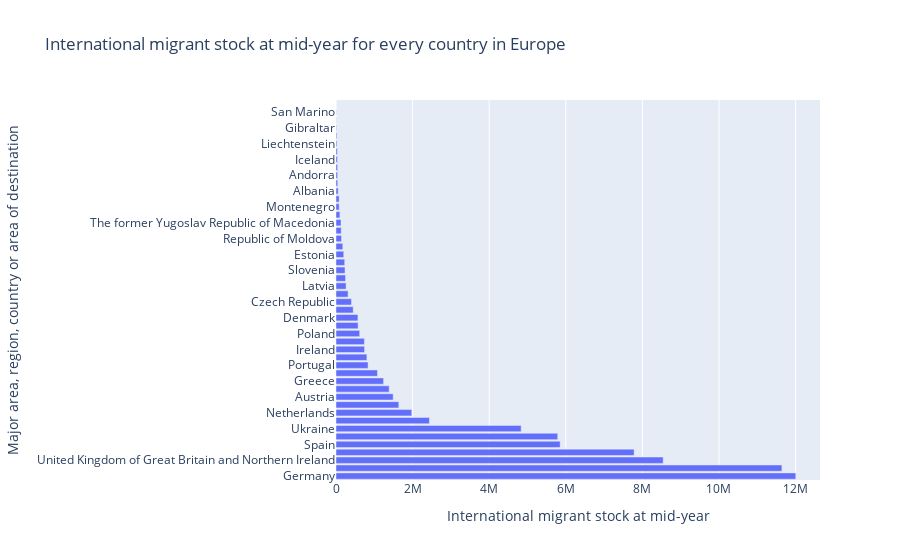

Notebook cell for this chart:
### Code cell
## Europe -- barplot between gender
plt1 = plotTable[plotTable["Year"] == 2015]
plt1 = plt1[plt1["Gender"] == "both"]
plt2 = plt1.loc["Europe" : "Latin America and the Caribbean"].drop(labels=["Europe","Eastern Europe","Northern Europe","Southern Europe","Western Europe","Latin America and the Caribbean"])
plt2.reset_index(inplace=True)
plt2 = plt2.sort_values(["International migrant stock at mid-year"],ascending=False)
fig = px.bar(plt2, x="International migrant stock at mid-year", y="Major area, region, country or area of destination", orientation='h',title="International migrant stock at mid-year for every country in Europe")
fig.show()

### Figure 1 — Plotly figure (JSON) as saved in the notebook; plotly's stock layout.template omitted (floating-point values rounded to 4 significant figures)
{"data": [{"alignmentgroup": "True", "hovertemplate": "International migrant stock at mid-year=%{x}<br>Major area, region, country or area of destination=%{y}<extra></extra>", "legendgroup": "", "marker": {"color": "#636efa", "pattern": {"shape": ""}}, "name": "", "offsetgroup": "", "orientation": "h", "showlegend": false, "textposition": "auto", "type": "bar", "x": [12005690, 11643276, 8543120, 7784418, 5852953, 5788875, 4834898, 2438702, 1979486, 1639771, 1492374, 1387940, 1242514, 1082905, 837257, 807441, 746260, 741813, 619403, 576883, 572520, 449632, 405093, 315881, 263126, 249325, 235966, 226943, 202348, 177190, 142904, 136036, 130730, 102113, 82541, 82307, 57616, 45221, 42082, 41442, 37522, 34803, 23493, 21042, 11065, 5517, 4717, 800], "xaxis": "x", "y": ["Germany", "Russian Federation", "United Kingdom of Great Britain and Northern Ireland", "France", "Spain", "Italy", "Ukraine", "Switzerland", "Netherlands", "Sweden", "Austria", "Belgium", "Greece", "Belarus", "Portugal", "Serbia", "Ireland", "Norway", "Poland", "Croatia", "Denmark", "Hungary", "Czech Republic", "Finland", "Latvia", "Luxembourg", "Slovenia", "Romania", "Estonia", "Slovakia", "Republic of Moldova", "Lithuania", "The former Yugoslav Republic of Macedonia", "Bulgaria", "Montenegro", "Channel Islands", "Albania", "Isle of Man", "Andorra", "Malta", "Iceland", "Bosnia and Herzegovina", "Liechtenstein", "Monaco", "Gibraltar", "Faeroe Islands", "San Marino", "Holy See"], "yaxis": "y"}], "layout": {"barmode": "relative", "legend": {"tracegroupgap": 0}, "title": {"text": "International migrant stock at mid-year for every country in Europe"}, "xaxis": {"anchor": "y", "domain": [0, 1], "title": {"text": "International migrant stock at mid-year"}}, "yaxis": {"anchor": "x", "domain": [0, 1], "title": {"text": "Major area, region, country or area of destination"}}}}
